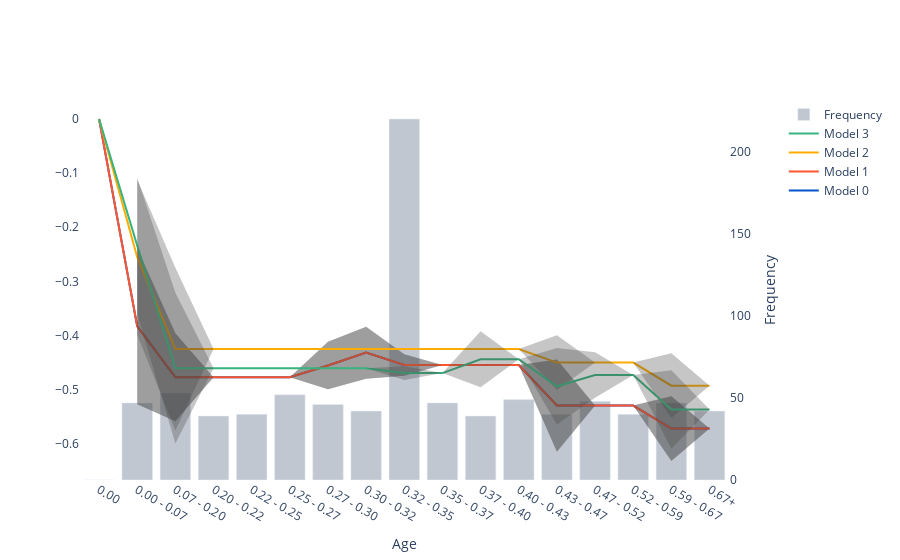

The notebook cell this image was saved under:
### Code cell
plot_ale([m1,m1,m3,m4,m5], [x.xs,x.xs,x.xs,x.xs], "Age")

### Figure 1 — Plotly figure (JSON) as saved in the notebook; plotly's stock layout.template omitted (floating-point values rounded to 4 significant figures)
{"data": [{"line": {"color": "#0052CC"}, "mode": "lines", "name": "Model 0", "type": "scatter", "x": ["0.00", "0.00 - 0.07", "0.07 - 0.20", "0.20 - 0.22", "0.22 - 0.25", "0.25 - 0.27", "0.27 - 0.30", "0.30 - 0.32", "0.32 - 0.35", "0.35 - 0.37", "0.37 - 0.40", "0.40 - 0.43", "0.43 - 0.47", "0.47 - 0.52", "0.52 - 0.59", "0.59 - 0.67", "0.67+"], "xaxis": "x", "y": [0, -0.383, -0.4773, -0.4773, -0.4773, -0.4773, -0.4556, -0.4318, -0.4545, -0.4545, -0.4545, -0.4545, -0.5295, -0.5295, -0.5295, -0.5721, -0.5721], "yaxis": "y2"}, {"line": {"width": 0}, "marker": {"color": "#444"}, "mode": "lines", "name": "Upper Bound", "showlegend": false, "type": "scatter", "x": ["0.00", "0.00 - 0.07", "0.07 - 0.20", "0.20 - 0.22", "0.22 - 0.25", "0.25 - 0.27", "0.27 - 0.30", "0.30 - 0.32", "0.32 - 0.35", "0.35 - 0.37", "0.37 - 0.40", "0.40 - 0.43", "0.43 - 0.47", "0.47 - 0.52", "0.52 - 0.59", "0.59 - 0.67", "0.67+"], "xaxis": "x", "y": [null, -0.2387, -0.396, -0.4773, -0.4773, -0.4773, -0.4118, -0.3837, -0.4346, -0.4545, -0.4545, -0.4545, -0.4442, -0.5295, -0.5295, -0.5121, -0.5721], "yaxis": "y2"}, {"fill": "tonexty", "fillcolor": "rgba(68, 68, 68, 0.3)", "line": {"width": 0}, "marker": {"color": "#444"}, "mode": "lines", "name": "Lower Bound", "showlegend": false, "type": "scatter", "x": ["0.00", "0.00 - 0.07", "0.07 - 0.20", "0.20 - 0.22", "0.22 - 0.25", "0.25 - 0.27", "0.27 - 0.30", "0.30 - 0.32", "0.32 - 0.35", "0.35 - 0.37", "0.37 - 0.40", "0.40 - 0.43", "0.43 - 0.47", "0.47 - 0.52", "0.52 - 0.59", "0.59 - 0.67", "0.67+"], "xaxis": "x", "y": [null, -0.5272, -0.5587, -0.4773, -0.4773, -0.4773, -0.4994, -0.4799, -0.4743, -0.4545, -0.4545, -0.4545, -0.6148, -0.5295, -0.5295, -0.632, -0.5721], "yaxis": "y2"}, {"line": {"color": "#FF5630"}, "mode": "lines", "name": "Model 1", "type": "scatter", "x": ["0.00", "0.00 - 0.07", "0.07 - 0.20", "0.20 - 0.22", "0.22 - 0.25", "0.25 - 0.27", "0.27 - 0.30", "0.30 - 0.32", "0.32 - 0.35", "0.35 - 0.37", "0.37 - 0.40", "0.40 - 0.43", "0.43 - 0.47", "0.47 - 0.52", "0.52 - 0.59", "0.59 - 0.67", "0.67+"], "xaxis": "x", "y": [0, -0.383, -0.4773, -0.4773, -0.4773, -0.4773, -0.4556, -0.4318, -0.4545, -0.4545, -0.4545, -0.4545, -0.5295, -0.5295, -0.5295, -0.5721, -0.5721], "yaxis": "y2"}, {"line": {"width": 0}, "marker": {"color": "#444"}, "mode": "lines", "name": "Upper Bound", "showlegend": false, "type": "scatter", "x": ["0.00", "0.00 - 0.07", "0.07 - 0.20", "0.20 - 0.22", "0.22 - 0.25", "0.25 - 0.27", "0.27 - 0.30", "0.30 - 0.32", "0.32 - 0.35", "0.35 - 0.37", "0.37 - 0.40", "0.40 - 0.43", "0.43 - 0.47", "0.47 - 0.52", "0.52 - 0.59", "0.59 - 0.67", "0.67+"], "xaxis": "x", "y": [null, -0.2387, -0.396, -0.4773, -0.4773, -0.4773, -0.4118, -0.3837, -0.4346, -0.4545, -0.4545, -0.4545, -0.4442, -0.5295, -0.5295, -0.5121, -0.5721], "yaxis": "y2"}, {"fill": "tonexty", "fillcolor": "rgba(68, 68, 68, 0.3)", "line": {"width": 0}, "marker": {"color": "#444"}, "mode": "lines", "name": "Lower Bound", "showlegend": false, "type": "scatter", "x": ["0.00", "0.00 - 0.07", "0.07 - 0.20", "0.20 - 0.22", "0.22 - 0.25", "0.25 - 0.27", "0.27 - 0.30", "0.30 - 0.32", "0.32 - 0.35", "0.35 - 0.37", "0.37 - 0.40", "0.40 - 0.43", "0.43 - 0.47", "0.47 - 0.52", "0.52 - 0.59", "0.59 - 0.67", "0.67+"], "xaxis": "x", "y": [null, -0.5272, -0.5587, -0.4773, -0.4773, -0.4773, -0.4994, -0.4799, -0.4743, -0.4545, -0.4545, -0.4545, -0.6148, -0.5295, -0.5295, -0.632, -0.5721], "yaxis": "y2"}, {"line": {"color": "#FFAB00"}, "mode": "lines", "name": "Model 2", "type": "scatter", "x": ["0.00", "0.00 - 0.07", "0.07 - 0.20", "0.20 - 0.22", "0.22 - 0.25", "0.25 - 0.27", "0.27 - 0.30", "0.30 - 0.32", "0.32 - 0.35", "0.35 - 0.37", "0.37 - 0.40", "0.40 - 0.43", "0.43 - 0.47", "0.47 - 0.52", "0.52 - 0.59", "0.59 - 0.67", "0.67+"], "xaxis": "x", "y": [0, -0.2553, -0.4251, -0.4251, -0.4251, -0.4251, -0.4251, -0.4251, -0.4251, -0.4251, -0.4251, -0.4251, -0.4501, -0.4501, -0.4501, -0.4927, -0.4927], "yaxis": "y2"}, {"line": {"width": 0}, "marker": {"color": "#444"}, "mode": "lines", "name": "Upper Bound", "showlegend": false, "type": "scatter", "x": ["0.00", "0.00 - 0.07", "0.07 - 0.20", "0.20 - 0.22", "0.22 - 0.25", "0.25 - 0.27", "0.27 - 0.30", "0.30 - 0.32", "0.32 - 0.35", "0.35 - 0.37", "0.37 - 0.40", "0.40 - 0.43", "0.43 - 0.47", "0.47 - 0.52", "0.52 - 0.59", "0.59 - 0.67", "0.67+"], "xaxis": "x", "y": [null, -0.1122, -0.2748, -0.4251, -0.4251, -0.4251, -0.4251, -0.4251, -0.4251, -0.4251, -0.4251, -0.4251, -0.3996, -0.4501, -0.4501, -0.4328, -0.4927], "yaxis": "y2"}, {"fill": "tonexty", "fillcolor": "rgba(68, 68, 68, 0.3)", "line": {"width": 0}, "marker": {"color": "#444"}, "mode": "lines", "name": "Lower Bound", "showlegend": false, "type": "scatter", "x": ["0.00", "0.00 - 0.07", "0.07 - 0.20", "0.20 - 0.22", "0.22 - 0.25", "0.25 - 0.27", "0.27 - 0.30", "0.30 - 0.32", "0.32 - 0.35", "0.35 - 0.37", "0.37 - 0.40", "0.40 - 0.43", "0.43 - 0.47", "0.47 - 0.52", "0.52 - 0.59", "0.59 - 0.67", "0.67+"], "xaxis": "x", "y": [null, -0.3985, -0.5755, -0.4251, -0.4251, -0.4251, -0.4251, -0.4251, -0.4251, -0.4251, -0.4251, -0.4251, -0.5007, -0.4501, -0.4501, -0.5526, -0.4927], "yaxis": "y2"}, {"line": {"color": "#36B37E"}, "mode": "lines", "name": "Model 3", "type": "scatter", "x": ["0.00", "0.00 - 0.07", "0.07 - 0.20", "0.20 - 0.22", "0.22 - 0.25", "0.25 - 0.27", "0.27 - 0.30", "0.30 - 0.32", "0.32 - 0.35", "0.35 - 0.37", "0.37 - 0.40", "0.40 - 0.43", "0.43 - 0.47", "0.47 - 0.52", "0.52 - 0.59", "0.59 - 0.67", "0.67+"], "xaxis": "x", "y": [0, -0.234, -0.4605, -0.4605, -0.4605, -0.4605, -0.4605, -0.4605, -0.4695, -0.4695, -0.4439, -0.4439, -0.4939, -0.4731, -0.4731, -0.5369, -0.5369], "yaxis": "y2"}, {"line": {"width": 0}, "marker": {"color": "#444"}, "mode": "lines", "name": "Upper Bound", "showlegend": false, "type": "scatter", "x": ["0.00", "0.00 - 0.07", "0.07 - 0.20", "0.20 - 0.22", "0.22 - 0.25", "0.25 - 0.27", "0.27 - 0.30", "0.30 - 0.32", "0.32 - 0.35", "0.35 - 0.37", "0.37 - 0.40", "0.40 - 0.43", "0.43 - 0.47", "0.47 - 0.52", "0.52 - 0.59", "0.59 - 0.67", "0.67+"], "xaxis": "x", "y": [null, -0.1084, -0.3211, -0.4605, -0.4605, -0.4605, -0.4605, -0.4605, -0.4569, -0.4695, -0.392, -0.4439, -0.4233, -0.4312, -0.4731, -0.4644, -0.5369], "yaxis": "y2"}, {"fill": "tonexty", "fillcolor": "rgba(68, 68, 68, 0.3)", "line": {"width": 0}, "marker": {"color": "#444"}, "mode": "lines", "name": "Lower Bound", "showlegend": false, "type": "scatter", "x": ["0.00", "0.00 - 0.07", "0.07 - 0.20", "0.20 - 0.22", "0.22 - 0.25", "0.25 - 0.27", "0.27 - 0.30", "0.30 - 0.32", "0.32 - 0.35", "0.35 - 0.37", "0.37 - 0.40", "0.40 - 0.43", "0.43 - 0.47", "0.47 - 0.52", "0.52 - 0.59", "0.59 - 0.67", "0.67+"], "xaxis": "x", "y": [null, -0.3597, -0.5998, -0.4605, -0.4605, -0.4605, -0.4605, -0.4605, -0.4822, -0.4695, -0.4958, -0.4439, -0.5645, -0.515, -0.4731, -0.6095, -0.5369], "yaxis": "y2"}, {"marker": {"color": "#C1C7D0"}, "name": "Frequency", "type": "bar", "x": ["0.00", "0.00 - 0.07", "0.07 - 0.20", "0.20 - 0.22", "0.22 - 0.25", "0.25 - 0.27", "0.27 - 0.30", "0.30 - 0.32", "0.32 - 0.35", "0.35 - 0.37", "0.37 - 0.40", "0.40 - 0.43", "0.43 - 0.47", "0.47 - 0.52", "0.52 - 0.59", "0.59 - 0.67", "0.67+"], "xaxis": "x", "y": [0, 47, 53, 39, 40, 52, 46, 42, 220, 47, 39, 49, 40, 48, 40, 47, 42], "yaxis": "y"}], "layout": {"plot_bgcolor": "white", "xaxis": {"anchor": "y", "domain": [0, 0.94], "showgrid": false, "title": {"text": "Age"}}, "yaxis": {"anchor": "x", "domain": [0, 1], "showgrid": false, "side": "right", "title": {"text": "Frequency"}}, "yaxis2": {"anchor": "x", "overlaying": "y", "showgrid": false, "side": "left"}}}
